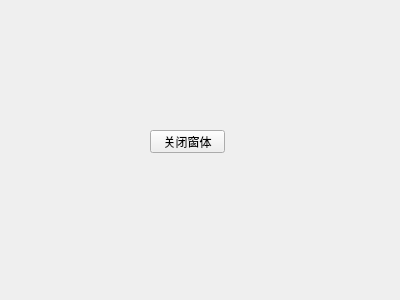
<?xml version="1.0" encoding="UTF-8"?>
<ui version="4.0">
 <class>Form</class>
 <widget class="QWidget" name="Form">
  <property name="geometry">
   <rect>
    <x>0</x>
    <y>0</y>
    <width>400</width>
    <height>300</height>
   </rect>
  </property>
  <property name="windowTitle">
   <string>Form</string>
  </property>
  <widget class="QPushButton" name="closeWinBtn">
   <property name="geometry">
    <rect>
     <x>150</x>
     <y>130</y>
     <width>75</width>
     <height>23</height>
    </rect>
   </property>
   <property name="text">
    <string>关闭窗体</string>
   </property>
  </widget>
 </widget>
 <resources/>
 <connections>
  <connection>
   <sender>closeWinBtn</sender>
   <signal>clicked()</signal>
   <receiver>Form</receiver>
   <slot>close()</slot>
   <hints>
    <hint type="sourcelabel">
     <x>200</x>
     <y>145</y>
    </hint>
    <hint type="destinationlabel">
     <x>302</x>
     <y>213</y>
    </hint>
   </hints>
  </connection>
 </connections>
</ui>
